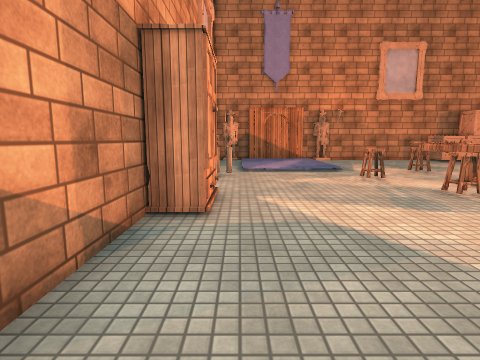
[1] (above)

17 first-person views from a walk through a scene from a Unity 3-D project. The camera is 1.4 m above the floor, tilts 8° down and sees 80° across. The floor is counted in squares, 1 m on a side. Each view is taken from the middle of a square. On the plan, view 1 faces up. The plan holds only what a view shows up to about 14 squares ahead; the rest is blank. The place goes on beyond the plan. Surface patterns are stand-ins for the level's own textures.

[2]
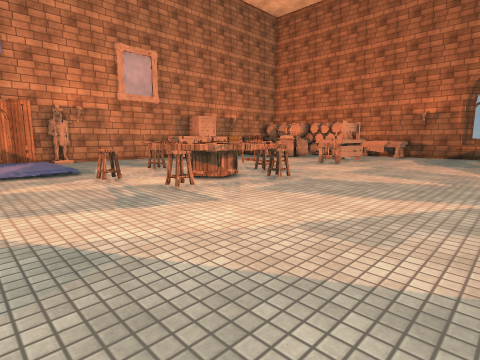

[3]
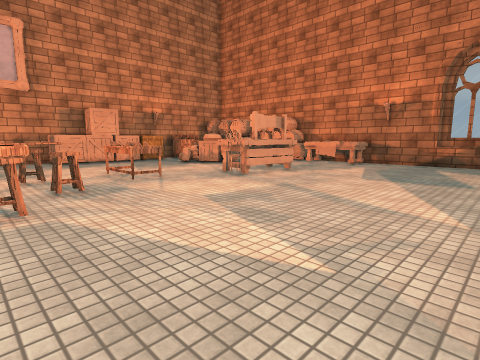

[4]
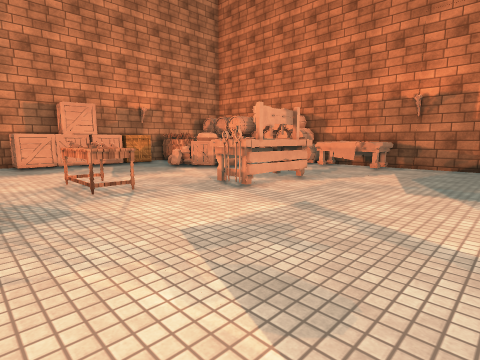

[5]
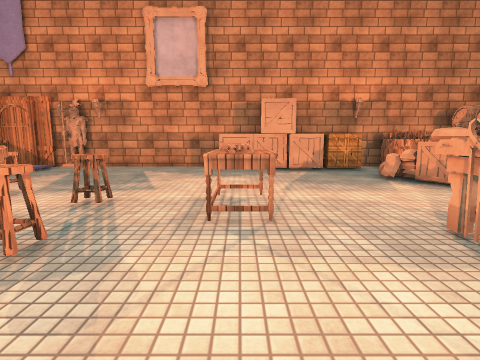

[6]
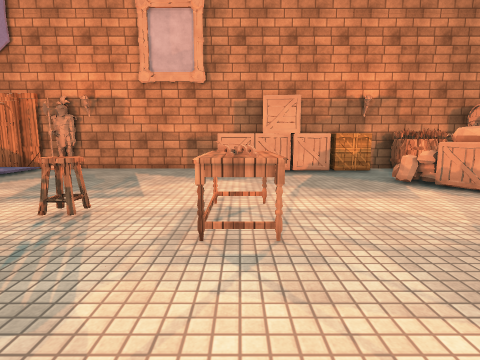

[7]
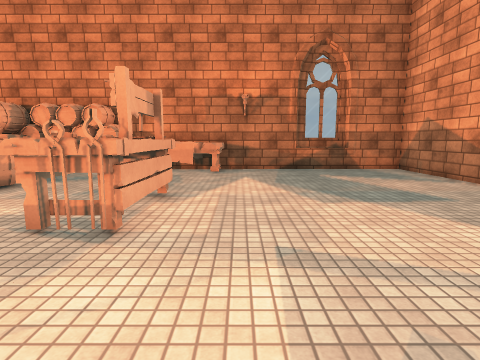

[8]
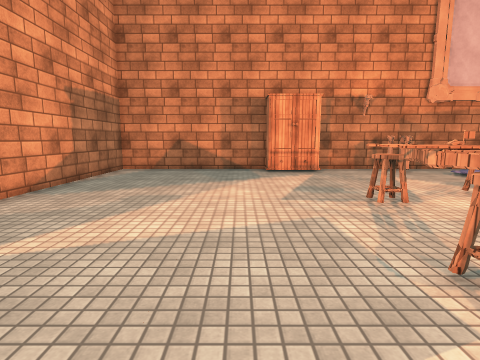

[9]
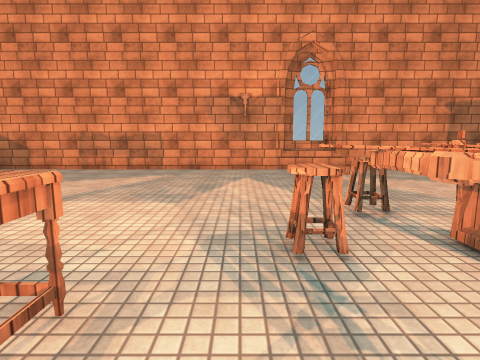

[10]
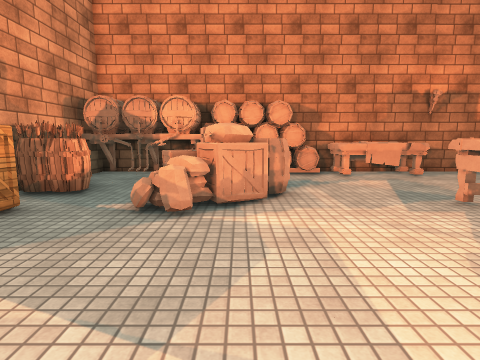

[11]
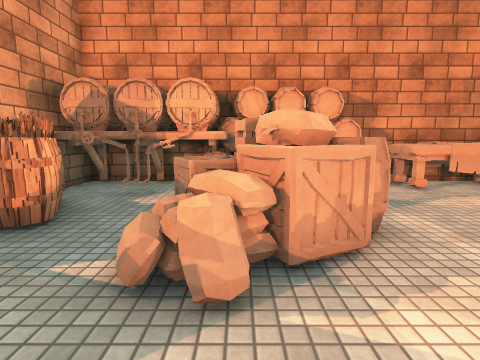

[12]
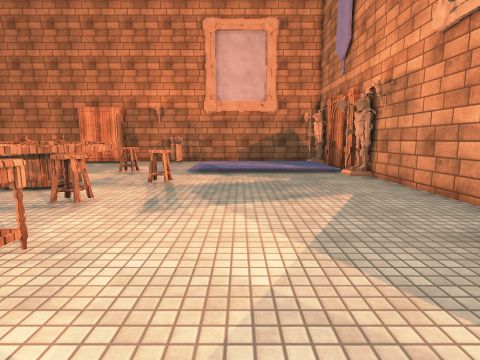

[13]
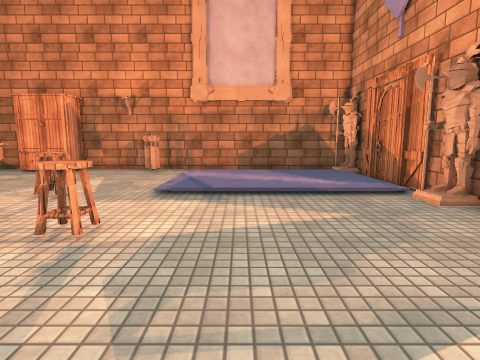

[14]
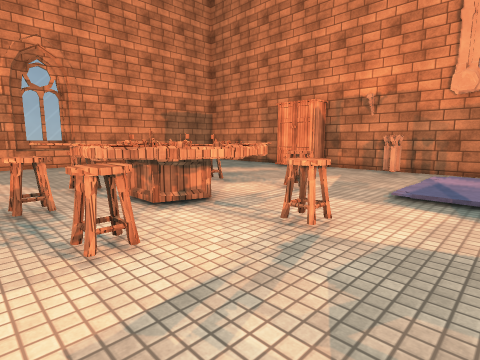

[15]
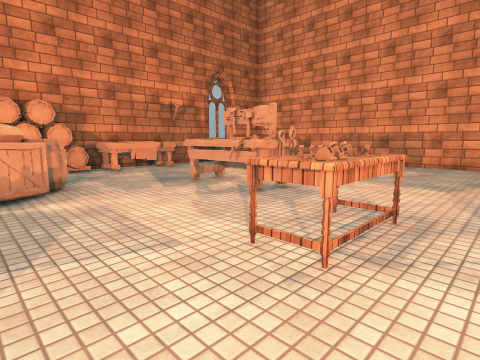

[16]
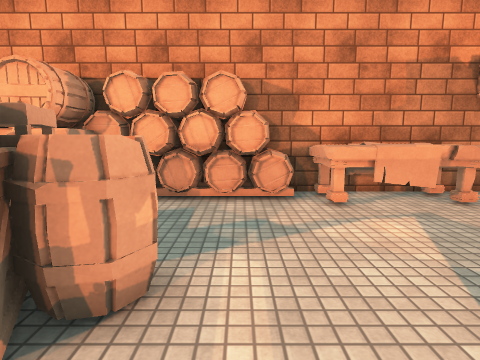

[17]
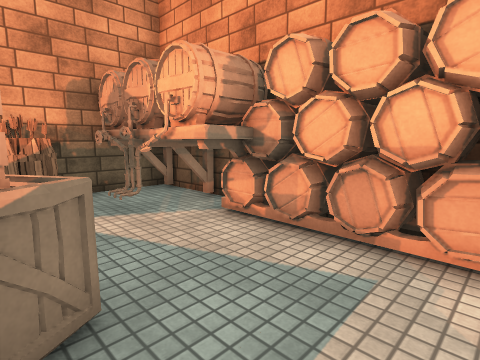

### Floor plan
Points are (right, up) in squares from view 1. A wall is a line through its corners. A room is listed if a view was taken in it or the views show most of it. See-through windows are left out.
Room 1 (views 1, 2, 3, 4, 5, 6, 7, 8, 9, 10, 11, 12, 13, 14, 15, 16, 17)
walls: (13, 20.1) (4.2, 20.1); (7.5, -1.9) (9.9, -1.9); (4.4, 19.9) (0.5, 19.9); (3.1, 20.1) (1.6, 20.1); (-1.8, 5.5) (-1.8, -1.7) (26.7, -1.7) (26.7, 11.4); (26.7, 15.5) (26.7, 20.1) (20.4, 20.1); (0.2, 20.1) (-0.5, 20.1); (26.9, 0.9) (26.9, 3.2); (-1.8, 20.1) (-1.8, 7.4)
objects: wardrobe (-1, 5) to (-1, 7); other object (-1, 11); other object (-1, 19) to (-1, 20); other object (0, 11); stool (5, 10); rug (5, 19); table (6, 6) to (10, 11); stool (6, 7) to (6, 8); other object (6, 20); stool (8, 12) to (8, 13); stool (9, 6) to (10, 7); stool (10, 11) to (11, 11); stool (11, 8) to (11, 9); table (13, 10) to (15, 12); other object (13, 18) to (17, 19); other object (17, 8) to (20, 9); crate (18, 19) to (20, 20); other object (19, 13) to (23, 16); barrel (21, 19); barrel (22, 18); barrel (22, 19); barrel (23, 19) to (24, 19); other object (24, 15) to (26, 20); other object (25, 7) to (26, 10); other object (26, 11) to (26, 16)

Where each view was taken, in squares from view 1:
view 1: 0 up, 0 right, facing up
view 2: 0 up, 1 right, facing up-right
view 3: 0 up, 9 right, facing up-right
view 4: 2 up, 11 right, facing up-right
view 5: 5 up, 14 right, facing up
view 6: 6 up, 14 right, facing up
view 7: 6 up, 13 right, facing right
view 8: 4 up, 12 right, facing left
view 9: 12 up, 12 right, facing down
view 10: 14 up, 14 right, facing right
view 11: 15 up, 17 right, facing right
view 12: 15 up, 17 right, facing left
view 13: 15 up, 12 right, facing left
view 14: 15 up, 12 right, facing down-left
view 15: 15 up, 12 right, facing down-right
view 16: 12 up, 19 right, facing right
view 17: 12 up, 22 right, facing up-right
